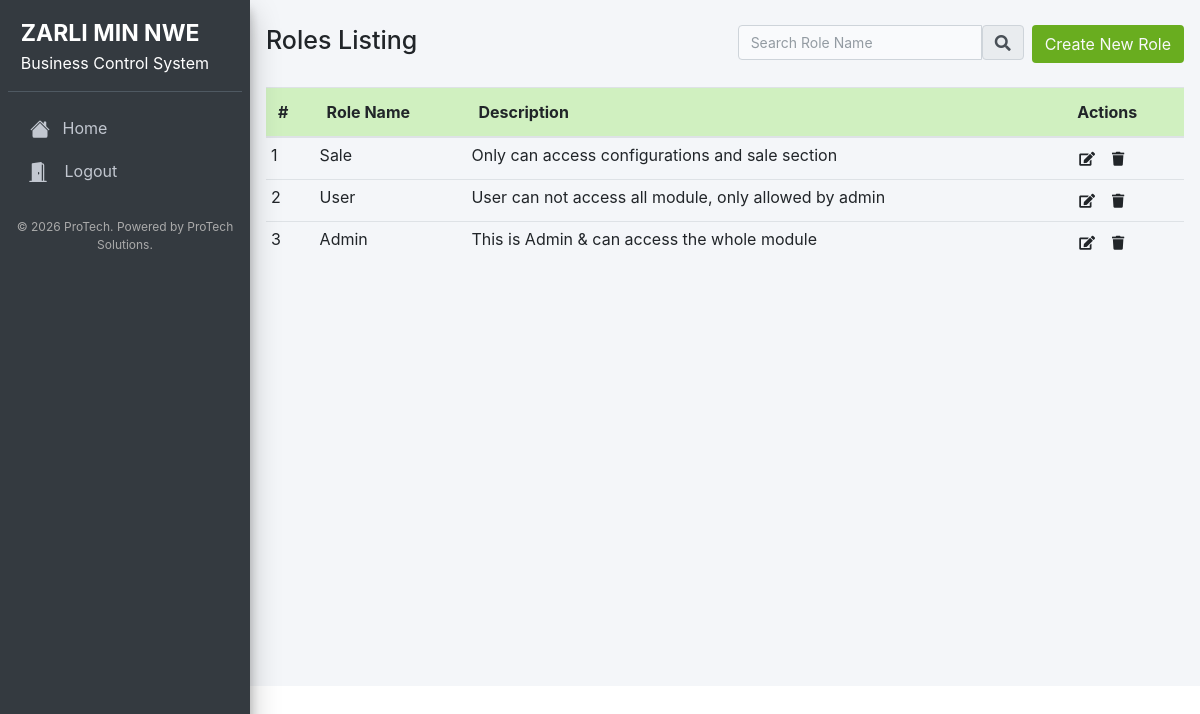
The app's page /roles.php (signed in) with its own data.
### tables this page shows
CREATE TABLE `roles` (
  `id` int(11) NOT NULL,
  `name` varchar(255) NOT NULL,
  `description` text NOT NULL
);

### roles.php (the view, shortened to what this page needs)
<?php
require '../config/config.php';
include 'header.php';
$pageno = !empty($_GET['pageno']) ? $_GET['pageno'] : 1;
$numOfrecs = 10;
$offset = ($pageno - 1) * $numOfrecs;
$searchQuery = '';
$stmt = $pdo->prepare("SELECT * FROM roles $searchQuery ORDER BY id DESC");
$stmt->execute();
$rawResult = $stmt->fetchAll();
$stmt = $pdo->prepare("SELECT * FROM roles $searchQuery ORDER BY id DESC LIMIT $offset, $numOfrecs");
$stmt->execute();
$roles = $stmt->fetchAll();
?>
<div class="col-md-12 px-3">
    <div class="d-flex mt-4 mb-4 justify-content-between">
        <h1 class="card-title">Roles Listing</h1>
        <div class="d-flex">
            <form action="" method="post" class="me-2">
                <div class="input-group">
                    <input type="text" class="form-control" placeholder="Search Role Name" name="search">
                    <button type="submit" class="input-group-text">
                        <i class="fas fa-search"></i>
                    </button>
                </div>
            </form>
            <a href="role_add.php" class="btn btn-purple text-light ml-2">Create New Role</a>
        </div>
    </div>
    <div class="outer">
        <table class="table table-hover">
            <thead class="custom-thead">
                <tr>
                    <th>#</th>
                    <th>Role Name</th>
                    <th>Description</th>
                    <th>Actions</th>
                </tr>
            </thead>
            <tbody>
                <?php
                if ($roles) {
                    $count = $offset + 1;
                    foreach ($roles as $role) {
                        ?>
                        <tr>
                            <td><?php echo $count; ?></td>
                            <td><?php echo htmlspecialchars($role['name']); ?></td>
                            <td><?php echo htmlspecialchars($role['description']); ?></td>
                            <td>
                                <div class="btn-group">
                                    <a href="role_edit.php?id=<?php echo $role['id'];?>" class="btn btn-sm">
                                        <i class="fas fa-edit"></i>
                                    </a>
                                    <a href="role_delete.php?id=<?php echo $role['id'];?>" class="btn btn-sm delete-role">
                                        <i class="fas fa-trash"></i>
                                    </a>
                                </div>
                            </td>
                        </tr>
                        <?php
                        $count++;
                    }
                } else {
                    echo '<tr><td colspan="4" class="text-center">No roles found</td></tr>';
                }
                ?>
            </tbody>
        </table>
    </div>
</div>

### header.php (style rules this page uses)
.card-title { font-size: 25px; font-weight: 500; }
.btn-purple { background-color: rgba(105, 173, 31, 1) !important; }
.table thead.custom-thead th { background-color: #d0f0c0; }
.table td, .table tr { padding: 5px; }
.form-control { height: 35px; font-size: 14px; background-color: rgba(255, 255, 255, 0.5); }

### records on screen
roles: name "Sale", description "Only can access configurations and sale section"
roles: name "User", description "User can not access all module, only allowed by admin"
roles: name "Admin", description "This is Admin & can access the whole module"
